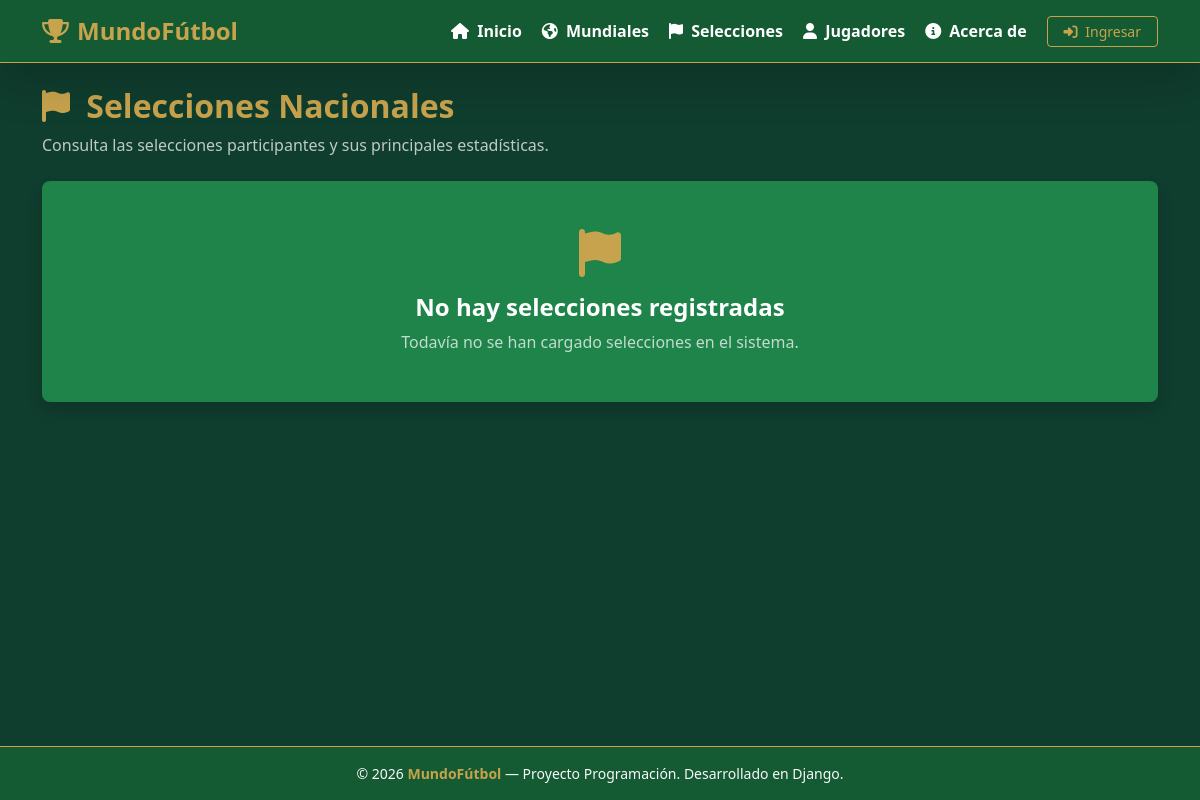
Page /seleccion/ on the earlier database version.
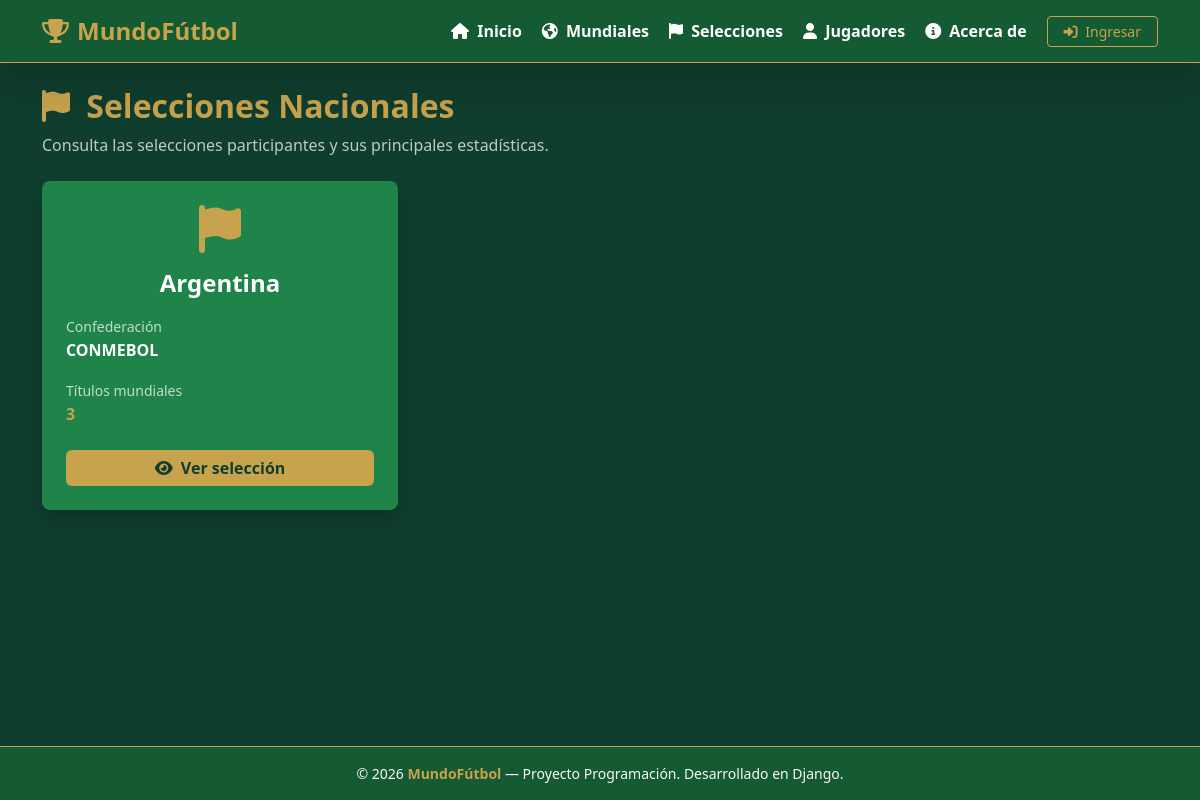
Same page on the later database version.
### mundial/models.py (models this page shows, shortened)
class Seleccion(models.Model):
    nombre = models.CharField(
        max_length=100
    )
    confederacion = models.CharField(
        max_length=50,
        help_text="Ej: CONMEBOL, UEFA"
    )
    titulos = models.PositiveIntegerField(
        default=0,
        verbose_name="Títulos Mundiales"
    )
    mundial = models.ForeignKey(
        Mundial,
        on_delete=models.SET_NULL,
        null=True,
        blank=True,
        related_name="selecciones"
    )
    class Meta:
        verbose_name = "Selección"
        verbose_name_plural = "Selecciones"

### mundial/views.py (the view)
# urls.py: path('seleccion/', views.selecciones, name='selecciones'),
def selecciones(request):
    lista_selecciones = Seleccion.objects.all()
    return render(request, 'seleccion/selecciones.html', {
        'selecciones': lista_selecciones
    })

### templates/seleccion/selecciones.html (shortened to what this page needs)
{% extends 'base.html' %}
{% block content %}
<div class="d-flex justify-content-between align-items-center mb-4">
    <div>
        <h1 class="h2 fw-bold text-dorado">
            <i class="fa-solid fa-flag me-2"></i>
            Selecciones Nacionales
        </h1>
        <p class="text-light opacity-75 mb-0">
            Consulta las selecciones participantes y sus principales estadísticas.
        </p>
    </div>
</div>
{% if selecciones %}
<div class="row g-4">
    {% for seleccion in selecciones %}
    <div class="col-md-6 col-lg-4">
        <div class="card bg-tarjeta text-white h-100 shadow border-0 rounded-3">
            <div class="card-body p-4">
                <div class="text-center mb-3">
                    <i class="fa-solid fa-flag fa-3x text-dorado"></i>
                </div>
                <h2 class="h4 fw-bold text-center mb-3">
                    {{ seleccion.nombre }}
                </h2>
                <div class="mb-3">
                    <small class="text-light opacity-75">
                        Confederación
                    </small>
                    <p class="mb-0 fw-semibold">
                        {{ seleccion.confederacion }}
                    </p>
                </div>
                <div class="mb-3">
                    <small class="text-light opacity-75">
                        Títulos mundiales
                    </small>
                    <p class="mb-0 fw-semibold text-dorado">
                        {{ seleccion.titulos }}
                    </p>
                </div>
                <a href="{% url 'detalle_seleccion' seleccion.pk %}"
                    class="btn btn-dorado w-100 mt-2">
                    <i class="fa-solid fa-eye me-1"></i>
                    Ver selección
                </a>
            </div>
        </div>
    </div>
    {% endfor %}
</div>
{% else %}
<div class="card bg-tarjeta text-white border-0 shadow rounded-3">
    <div class="card-body text-center p-5">
        <i class="fa-solid fa-flag fa-3x text-dorado mb-3"></i>
        <h2 class="h4 fw-bold">
            No hay selecciones registradas
        </h2>
        <p class="text-light opacity-75 mb-0">
            Todavía no se han cargado selecciones en el sistema.
        </p>
    </div>
</div>
{% endif %}
{% endblock %}

Differences in the rows shown:
added Seleccion: nombre "Argentina", confederacion "CONMEBOL", titulos "3"
Other differences:
text no longer shown: "No hay selecciones registradas Todavía no se han cargado selecciones en el sistema."
